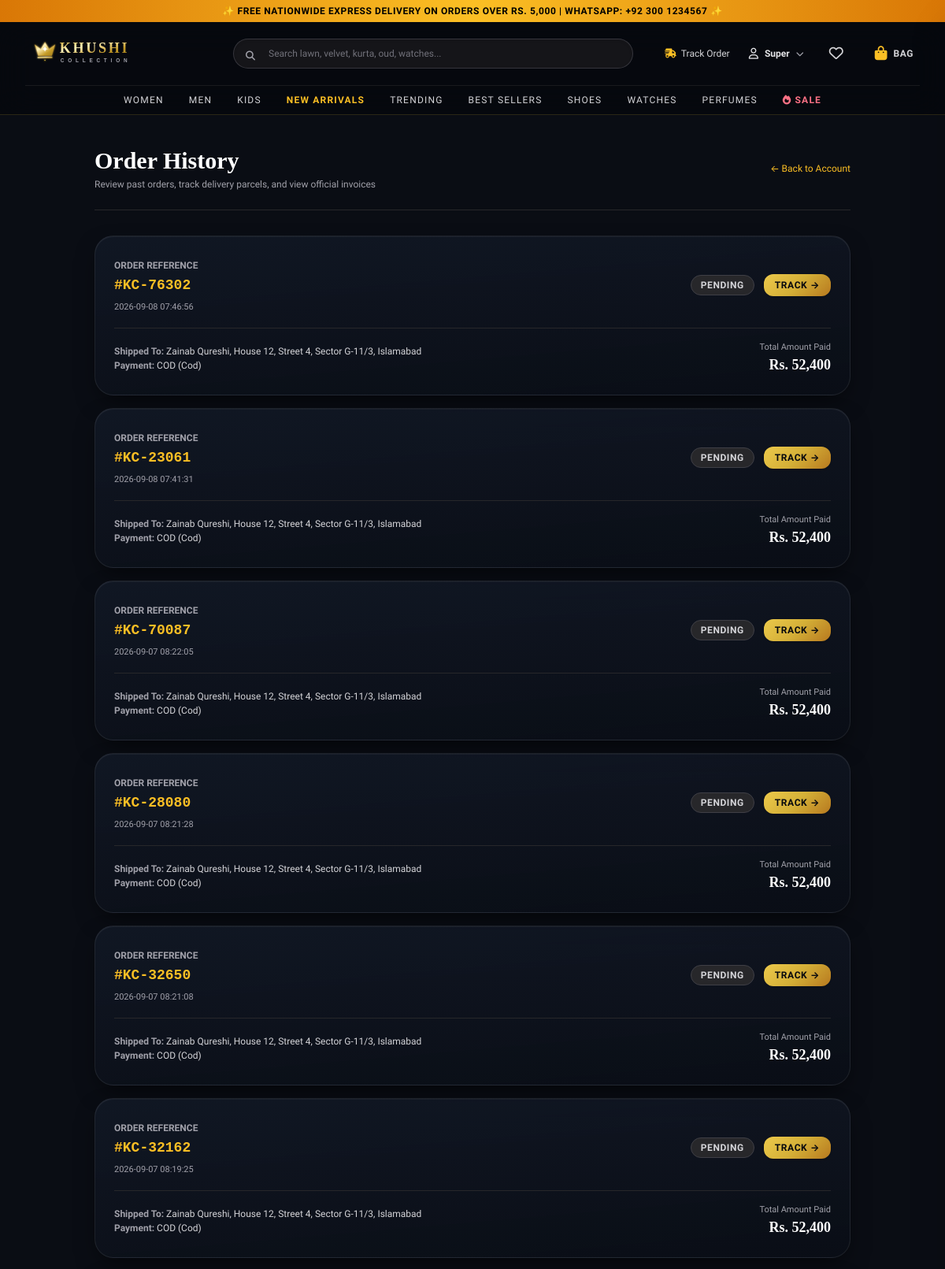
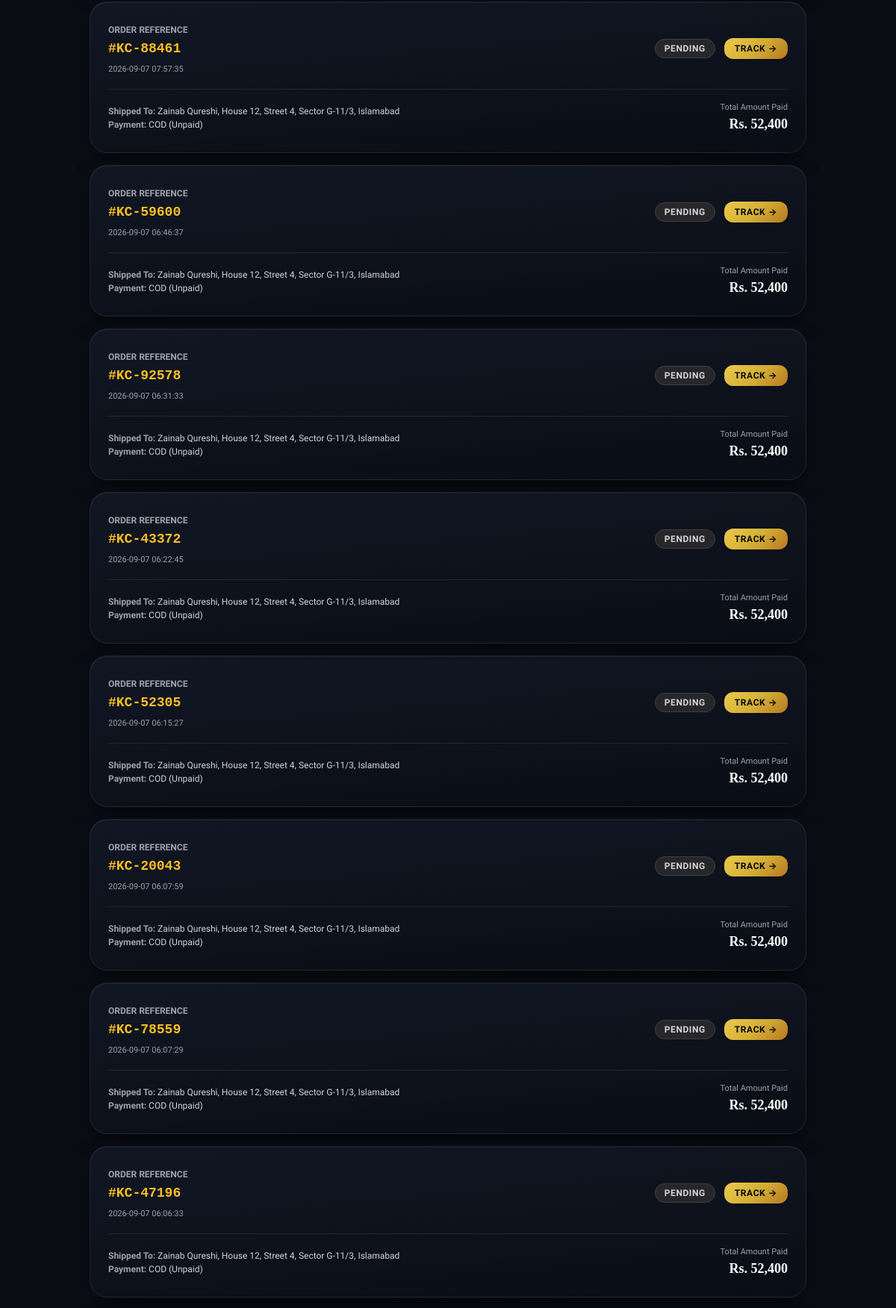
Screenshot of /account/orders (signed in, upper part) with the database file from the repository (2 pictures, top to bottom).
### tables this page shows
CREATE TABLE settings (
        setting_key TEXT PRIMARY KEY,
        setting_value TEXT,
        setting_group TEXT DEFAULT 'general',
        description TEXT,
        updated_at TIMESTAMP DEFAULT CURRENT_TIMESTAMP
    );

CREATE TABLE orders (
        id INTEGER PRIMARY KEY AUTOINCREMENT,
        order_number TEXT UNIQUE NOT NULL,
        user_id INTEGER,
        customer_name TEXT NOT NULL,
        customer_phone TEXT NOT NULL,
        customer_email TEXT NOT NULL,
        address TEXT NOT NULL,
        city TEXT NOT NULL,
        area TEXT,
        postal_code TEXT,
        delivery_instructions TEXT,
        subtotal REAL NOT NULL,
        delivery_fee REAL DEFAULT 0,
        discount_amount REAL DEFAULT 0,
        coupon_code TEXT,
        total_amount REAL NOT NULL,
        payment_method TEXT DEFAULT 'cod',
        payment_status TEXT DEFAULT 'unpaid',
        order_status TEXT DEFAULT 'pending',
        tracking_number TEXT,
        courier_name TEXT DEFAULT 'Trax Express',
        admin_notes TEXT,
        created_at TIMESTAMP DEFAULT CURRENT_TIMESTAMP,
        updated_at TIMESTAMP DEFAULT CURRENT_TIMESTAMP, customer_id INTEGER,
        FOREIGN KEY (user_id) REFERENCES users (id) ON DELETE SET NULL
    );

### routes/account.py (the view)
@account_bp.route('/account/orders')
@login_required
def orders():
    orders_list = query_db('SELECT * FROM orders WHERE user_id = ? ORDER BY id DESC', (session['user_id'],))
    return render_template('account/orders.html', orders=orders_list)

### database.py (called while the page is built)
def get_db():
    try:
        conn = sqlite3.connect(DATABASE_PATH, timeout=30.0)
        conn.row_factory = sqlite3.Row
        conn.execute("PRAGMA foreign_keys = ON")
        try:
            conn.execute("PRAGMA journal_mode = WAL")
        except Exception:
            try:
                conn.execute("PRAGMA journal_mode = DELETE")
            except Exception:
                pass
        return conn
    except Exception:
        conn = sqlite3.connect(":memory:", timeout=30.0)
        conn.row_factory = sqlite3.Row
        return conn

def query_db(query, args=(), one=False):
    conn = get_db()
    try:
        cur = conn.cursor()
        cur.execute(query, args)
        rv = cur.fetchall()
        return (rv[0] if rv else None) if one else rv
    finally:
        conn.close()

### routes/account.py (called while the page is built)
def login_required(f):
    @wraps(f)
    def decorated_function(*args, **kwargs):
        if not session.get('user_id'):
            flash('Please log in to access your account.', 'info')
            return redirect(url_for('account.login', next=request.url))
        return f(*args, **kwargs)
    return decorated_function

### templates/account/orders.html (shortened to what this page needs)
{% extends 'base.html' %}
{% block content %}
<div class="max-w-5xl mx-auto px-4 sm:px-6 lg:px-8 py-10">
    <div class="pb-6 border-b border-zinc-800 mb-8 flex items-center justify-between">
        <div>
            <h1 class="text-2xl sm:text-3xl font-serif font-bold text-white">Order History</h1>
            <p class="text-xs text-zinc-400 mt-1">Review past orders, track delivery parcels, and view official invoices</p>
        </div>
        <a href="{{ url_for('account.dashboard') }}" class="text-xs text-amber-400 hover:underline">
            &larr; Back to Account
        </a>
    </div>
    {% if orders %}
    <div class="space-y-4">
        {% for o in orders %}
        <div class="luxury-card p-6 rounded-3xl space-y-4">
            <div class="flex flex-col sm:flex-row sm:items-center justify-between gap-3 pb-4 border-b border-zinc-800">
                <div>
                    <span class="text-xs text-zinc-400 uppercase font-bold">Order Reference</span>
                    <h3 class="text-lg font-mono font-bold text-amber-400">#{{ o.order_number }}</h3>
                    <span class="text-[11px] text-zinc-400">{{ o.created_at }}</span>
                </div>
                <div class="flex items-center gap-3">
                    <span class="px-3 py-1 rounded-full text-xs font-bold uppercase tracking-wider {% if o.order_status == 'delivered' %}bg-emerald-950 text-emerald-400 border border-emerald-500/30{% elif o.order_status in ('shipped', 'on_the_way') %}bg-amber-950 text-amber-400 border border-amber-500/30{% else %}bg-zinc-800 text-zinc-300 border border-zinc-700{% endif %}">
                        {{ o.order_status.replace('_', ' ').title() }}
                    </span>
                    <a href="{{ url_for('storefront.track_order', order_id=o.order_number, phone=o.customer_phone) }}" class="py-1.5 px-3.5 rounded-xl btn-gold text-xs font-bold uppercase tracking-wider shadow">
                        Track &rarr;
                    </a>
                </div>
            </div>
            <div class="flex flex-col sm:flex-row sm:items-center justify-between gap-4 text-xs text-zinc-300">
                <div>
                    <p><strong class="text-zinc-400">Shipped To:</strong> {{ o.customer_name }}, {{ o.address }}, {{ o.city }}</p>
                    <p class="mt-0.5"><strong class="text-zinc-400">Payment:</strong> {{ o.payment_method|upper }} ({{ o.payment_status|title }})</p>
                </div>
                <div class="text-right sm:text-right">
                    <span class="text-[11px] text-zinc-400 block">Total Amount Paid</span>
                    <span class="text-lg font-serif font-bold text-white">Rs. {{ "{:,}".format(o.total_amount|int) }}</span>
                </div>
            </div>
        </div>
        {% endfor %}
    </div>
    {% else %}
    <div class="luxury-card p-12 rounded-3xl text-center">
        <p class="text-xs text-zinc-400">No orders placed yet.</p>
        <a href="{{ url_for('storefront.shop') }}" class="inline-block mt-4 px-6 py-2.5 rounded-full btn-gold text-xs font-bold uppercase">Browse Catalog</a>
    </div>
    {% endif %}
</div>
{% endblock %}

### templates/base.html (shortened to what this page needs)
<!DOCTYPE html>
<html lang="en" class="scroll-smooth">
<head>
    <script src="https://cdn.tailwindcss.com"></script>
    <link rel="stylesheet" href="https://cdnjs.cloudflare.com/ajax/libs/font-awesome/6.5.1/css/all.min.css">
    <link rel="stylesheet" href="{{ url_for('static', filename='css/style.css') }}">
</head>
<body class="bg-[#0A0D14] text-zinc-100 min-h-screen flex flex-col antialiased selection:bg-amber-500 selection:text-black">
    {% if store_settings.get('announcement_enabled', '1') == '1' %}
    <div class="bg-gradient-to-r from-amber-600 via-amber-400 to-amber-600 text-black py-1.5 px-4 text-xs font-semibold tracking-wider text-center shadow-md flex items-center justify-center gap-3">
        <span>{{ store_settings.get('announcement_text', '✨ FREE NATIONWIDE EXPRESS DELIVERY ON ORDERS OVER RS. 5,000 | WHATSAPP: +92 300 1234567 ✨') }}</span>
    </div>
    {% endif %}
    <header class="sticky top-0 z-40 glass-nav transition-all duration-300">
        <div class="max-w-7xl mx-auto px-4 sm:px-6 lg:px-8">
            <div class="flex items-center justify-between h-20 gap-4">
                <a href="{{ url_for('storefront.home') }}" class="flex items-center gap-3 flex-shrink-0 group">
                    <img src="{{ url_for('static', filename='images/logo.svg') }}" alt="Khushi Collection" class="h-12 w-auto transition transform group-hover:scale-105">
                </a>
                <div class="hidden md:flex flex-1 max-w-lg mx-6 relative">
                    <div class="relative w-full">
                        <input type="text"
                               placeholder="Search lawn, velvet, kurta, oud, watches..."
                               class="global-search-input w-full bg-zinc-900/90 border border-zinc-700/80 rounded-full py-2.5 pl-11 pr-4 text-xs text-zinc-200 placeholder-zinc-500 focus:outline-none focus:border-amber-400 focus:ring-1 focus:ring-amber-400 transition shadow-inner">
                        <i class="fa-solid fa-magnifying-glass absolute left-4 top-3.5 text-zinc-400 text-xs"></i>
                    </div>
                </div>
                <div class="flex items-center gap-4 sm:gap-6">
                    <a href="{{ url_for('storefront.track_order') }}" class="hidden lg:flex items-center gap-1.5 text-xs text-zinc-300 hover:text-amber-400 font-medium transition">
                        <i class="fa-solid fa-truck-fast text-amber-400"></i>
                        <span>Track Order</span>
                    </a>
                    {% if session.get('user_id') %}
                        <div class="relative group">
                            <button class="flex items-center gap-2 text-xs font-semibold text-zinc-200 hover:text-amber-400 transition py-2">
                                <i class="fa-regular fa-user text-sm"></i>
                                <span class="hidden sm:inline">{{ session.get('user_name', 'Account').split()[0] }}</span>
                                <i class="fa-solid fa-chevron-down text-[10px] text-zinc-400"></i>
                            </button>
                        </div>
                    {% else %}
                        <a href="{{ url_for('account.login') }}" class="text-xs font-semibold text-zinc-200 hover:text-amber-400 transition flex items-center gap-1.5">
                            <i class="fa-regular fa-user text-sm"></i>
                            <span class="hidden sm:inline">Sign In</span>
                        </a>
                    {% endif %}
                    <a href="{{ url_for('storefront.wishlist') }}" class="relative p-2 text-zinc-300 hover:text-amber-400 transition" title="Wishlist">
                        <i class="fa-regular fa-heart text-lg"></i>
                    </a>
                    <button class="open-cart-drawer relative p-2 text-zinc-300 hover:text-amber-400 transition flex items-center gap-2" title="Shopping Bag">
                        <div class="relative">
                            <i class="fa-solid fa-bag-shopping text-lg text-amber-400"></i>
                        </div>
                        <span class="hidden sm:inline text-xs font-semibold uppercase tracking-wider text-zinc-300">Bag</span>
                    </button>
                </div>
            </div>
            <nav class="hidden md:flex items-center justify-center space-x-8 py-2.5 border-t border-zinc-800/60 text-xs font-medium uppercase tracking-widest text-zinc-300">
                <a href="{{ url_for('storefront.shop', category='women') }}" class="hover:text-amber-400 transition">Women</a>
                <a href="{{ url_for('storefront.shop', category='men') }}" class="hover:text-amber-400 transition">Men</a>
                <a href="{{ url_for('storefront.shop', category='kids') }}" class="hover:text-amber-400 transition">Kids</a>
                <a href="{{ url_for('storefront.shop', category='new-arrivals') }}" class="text-amber-400 hover:text-amber-300 transition font-bold">New Arrivals</a>
                <a href="{{ url_for('storefront.shop', category='trending') }}" class="hover:text-amber-400 transition">Trending</a>
                <a href="{{ url_for('storefront.shop', category='best-sellers') }}" class="hover:text-amber-400 transition">Best Sellers</a>
                <a href="{{ url_for('storefront.shop', category='shoes') }}" class="hover:text-amber-400 transition">Shoes</a>
                <a href="{{ url_for('storefront.shop', category='watches') }}" class="hover:text-amber-400 transition">Watches</a>
                <a href="{{ url_for('storefront.shop', category='perfumes') }}" class="hover:text-amber-400 transition">Perfumes</a>
                <a href="{{ url_for('storefront.shop', category='sale') }}" class="text-rose-400 hover:text-rose-300 transition font-bold flex items-center gap-1">
                    <i class="fa-solid fa-fire text-xs"></i> Sale
                </a>
            </nav>
        </div>
    </header>
    <main class="flex-grow pb-20 md:pb-12">
        {% block content %}{% endblock %}
    </main>
</body>
</html>

### static/css/style.css (style rules this page uses)
:root { --font-serif: 'Playfair Display', 'Cormorant Garamond', Georgia, serif; --font-cinzel: 'Cinzel', 'Playfair Display', serif; --font-sans: 'Plus Jakarta Sans', system-ui, -apple-system, sans-serif; --primary-gold: #D4AF37; --primary-gold-light: #F5E296; --primary-gold-dark: #99771E; --primary-gold-muted: #A18A4D; --accent-gold-glow: rgba(212, 175, 55, 0.22); --accent-gold-border: rgba(212, 175, 55, 0.25); --bg-deep: #06080E; --bg-dark: #0A0E17; --bg-elevated: #101623; --card-dark: #121826; --card-dark-border: rgba(212, 175, 55, 0.16); --card-dark-hover-border: rgba(212, 175, 55, 0.5); --motion-fast: 180ms cubic-bezier(0.16, 1, 0.3, 1); --motion-medium: 350ms cubic-bezier(0.16, 1, 0.3, 1); --motion-luxury: 750ms cubic-bezier(0.16, 1, 0.3, 1); }
body { font-family: var(--font-sans); background-color: var(--bg-deep); color: #F1F5F9; overflow-x: hidden; position: relative; }
.font-serif { font-family: var(--font-serif); }
.luxury-card { background: linear-gradient(175deg, rgba(19, 26, 40, 0.8) 0%, rgba(10, 14, 22, 0.95) 100%); border: 1px solid rgba(255, 255, 255, 0.08); box-shadow: 0 12px 30px -8px rgba(0, 0, 0, 0.6), 0 1px 0 rgba(255, 255, 255, 0.05) inset; transition: all var(--motion-medium); }
.glass-nav { background: rgba(6, 8, 14, 0.9); backdrop-filter: blur(20px); -webkit-backdrop-filter: blur(20px); border-bottom: 1px solid rgba(212, 175, 55, 0.18); }
.btn-gold { background: linear-gradient(135deg, #ECC94B 0%, #D4AF37 50%, #B7791F 100%); color: #06080E; font-weight: 700; transition: all var(--motion-fast); box-shadow: 0 4px 15px rgba(212, 175, 55, 0.25); }

### rows the page displays
settings: get|WHATSAPP "✨ FREE NATIONWIDE EXPRESS DELIVERY ON ORDERS OVER RS. 5,000 | WHATSAPP: +92 300 1234567 ✨"
orders: order_number "KC-76302", created_at "2026-09-08 07:46:56", order_status.replace "PENDING", customer_name "Zainab Qureshi", address "House 12, Street 4, Sector G-11/3", city "Islamabad", payment_method "COD", payment_status "Cod", total_amount "52,400"
orders: order_number "KC-23061", created_at "2026-09-08 07:41:31", order_status.replace "PENDING", customer_name "Zainab Qureshi", address "House 12, Street 4, Sector G-11/3", city "Islamabad", payment_method "COD", payment_status "Cod", total_amount "52,400"
orders: order_number "KC-70087", created_at "2026-09-07 08:22:05", order_status.replace "PENDING", customer_name "Zainab Qureshi", address "House 12, Street 4, Sector G-11/3", city "Islamabad", payment_method "COD", payment_status "Cod", total_amount "52,400"
orders: order_number "KC-28080", created_at "2026-09-07 08:21:28", order_status.replace "PENDING", customer_name "Zainab Qureshi", address "House 12, Street 4, Sector G-11/3", city "Islamabad", payment_method "COD", payment_status "Cod", total_amount "52,400"
orders: order_number "KC-32650", created_at "2026-09-07 08:21:08", order_status.replace "PENDING", customer_name "Zainab Qureshi", address "House 12, Street 4, Sector G-11/3", city "Islamabad", payment_method "COD", payment_status "Cod", total_amount "52,400"
orders: order_number "KC-32162", created_at "2026-09-07 08:19:25", order_status.replace "PENDING", customer_name "Zainab Qureshi", address "House 12, Street 4, Sector G-11/3", city "Islamabad", payment_method "COD", payment_status "Cod", total_amount "52,400"
orders: order_number "KC-88461", created_at "2026-09-07 07:57:35", order_status.replace "PENDING", customer_name "Zainab Qureshi", address "House 12, Street 4, Sector G-11/3", city "Islamabad", payment_method "COD", payment_status "Unpaid", total_amount "52,400"
orders: order_number "KC-59600", created_at "2026-09-07 06:46:37", order_status.replace "PENDING", customer_name "Zainab Qureshi", address "House 12, Street 4, Sector G-11/3", city "Islamabad", payment_method "COD", payment_status "Unpaid", total_amount "52,400"
orders: order_number "KC-92578", created_at "2026-09-07 06:31:33", order_status.replace "PENDING", customer_name "Zainab Qureshi", address "House 12, Street 4, Sector G-11/3", city "Islamabad", payment_method "COD", payment_status "Unpaid", total_amount "52,400"
orders: order_number "KC-43372", created_at "2026-09-07 06:22:45", order_status.replace "PENDING", customer_name "Zainab Qureshi", address "House 12, Street 4, Sector G-11/3", city "Islamabad", payment_method "COD", payment_status "Unpaid", total_amount "52,400"
orders: order_number "KC-52305", created_at "2026-09-07 06:15:27", order_status.replace "PENDING", customer_name "Zainab Qureshi", address "House 12, Street 4, Sector G-11/3", city "Islamabad", payment_method "COD", payment_status "Unpaid", total_amount "52,400"
orders: order_number "KC-20043", created_at "2026-09-07 06:07:59", order_status.replace "PENDING", customer_name "Zainab Qureshi", address "House 12, Street 4, Sector G-11/3", city "Islamabad", payment_method "COD", payment_status "Unpaid", total_amount "52,400"
orders: order_number "KC-78559", created_at "2026-09-07 06:07:29", order_status.replace "PENDING", customer_name "Zainab Qureshi", address "House 12, Street 4, Sector G-11/3", city "Islamabad", payment_method "COD", payment_status "Unpaid", total_amount "52,400"
orders: order_number "KC-47196", created_at "2026-09-07 06:06:33", order_status.replace "PENDING", customer_name "Zainab Qureshi", address "House 12, Street 4, Sector G-11/3", city "Islamabad", payment_method "COD", payment_status "Unpaid", total_amount "52,400"

### other values shown
{{ session.get('user_name', 'Account').split()[0] }} "Super"
